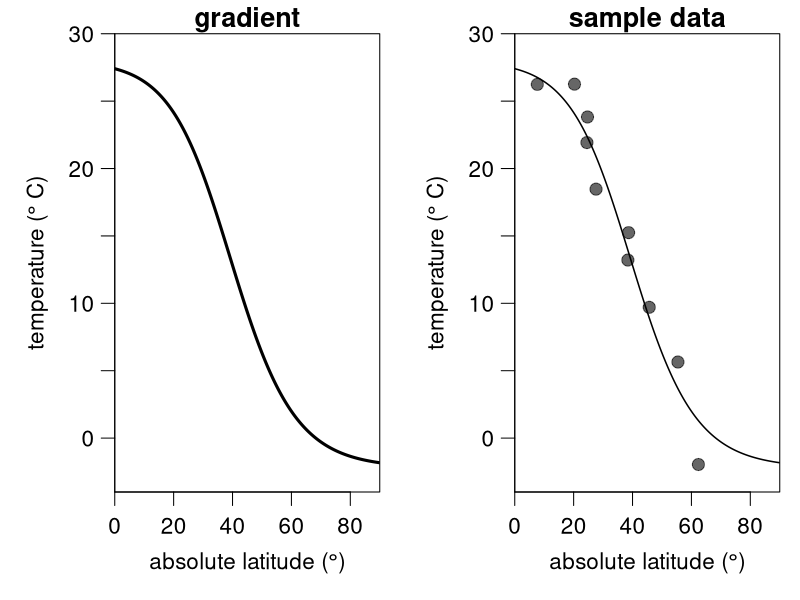
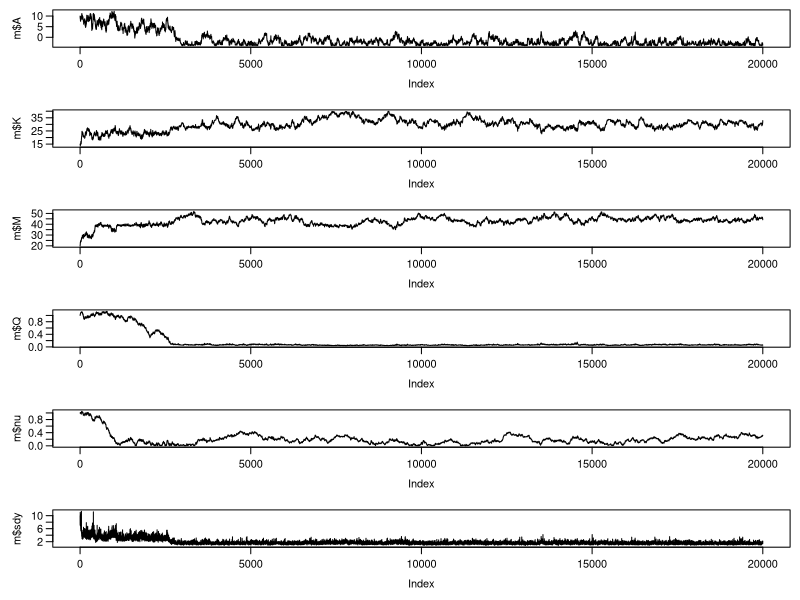

R code for these plots, in order: (Note: this script raises an error after producing the figures.)
## ---- chunk 1
knitr::opts_chunk$set(echo = TRUE)
## ---- chunk 2
gradient <- function(x, coeff, sd) {
  A = coeff[1]
  K = coeff[2]
  M = coeff[3]
  Q = coeff[4]
  nu = coeff[5]
  return(A + max(c(K-A,0))/((1+(nu*exp(Q*(x-M))))^(1/nu)) + rnorm(length(x),0,sd))
}
## ---- chunk 3
set.seed(10)
sample_lat <- runif(10,0,90)
sample_data <- data.frame(
  x = sample_lat, 
  y = gradient(x = sample_lat, coeff = c(-2.2, 28, 39.1, 0.1, 1.2), sd = 2))
## ---- chunk 4
layout(matrix(c(1,2), nrow = 1, ncol = 2, byrow = TRUE))

par(mar = c(4,4.25,1.25,0.75), las = 1, mgp = c(2.25,0.75,0), cex = 1.35)
latitude <- seq(0,90,by=0.2)
temperature <- gradient(x = latitude, coeff = c(-2.2, 28, 39.1, 0.1, 1.2), sd = 0)
plot(latitude, temperature, type = "l", lwd = 3, ylim = c(-4,30), xlab = expression ("absolute latitude ("*degree*")"), yaxt = "n", ylab = expression("temperature ("*degree~"C)"), yaxs = "i", xaxs = "i",
     xlim = c(0,90), main = "gradient")
axis(2,seq(-5,30,5),c(NA,0,NA,10,NA,20,NA,30))


plot(latitude, temperature, type = "l", lwd = 1.5, ylim = c(-4,30), xlab = expression ("absolute latitude ("*degree*")"), yaxt = "n", ylab = expression("temperature ("*degree~"C)"), yaxs = "i", xaxs = "i",
     xlim = c(0,90), main = "sample data")
points(sample_data$x, sample_data$y,  pch = 19, cex = 1.2, col = rgb(0,0,0,0.6), xpd = T)
axis(2,seq(-5,30,5),c(NA,0,NA,10,NA,20,NA,30))
## ---- chunk 5
loglik <- function(x, y,  coeff, sdy) {
  A = coeff[1]
  K = coeff[2]
  M = coeff[3]
  Q = coeff[4]
  nu = coeff[5]
  pred = A + max(c(K-A,0))/((1+(nu*exp(Q*(x-M))))^(1/nu))
  return(sum(dnorm(y, mean = pred, sd = sdy, log = TRUE)))
}
## ---- chunk 6
logprior <- function(coeff) {
    return(sum(c(
    dunif(coeff[1], -4, 40, log = TRUE),
    dunif(coeff[2], -4, 40, log = TRUE),
    dnorm(coeff[3], 45, 10, log = TRUE),
    dgamma(coeff[4], 0.2, 0.2, log = TRUE),
    dgamma(coeff[5], 1, 1, log = TRUE))))
}
## ---- chunk 7
logposterior <- function(x, y, coeff, sdy){
  return (loglik(x, y, coeff, sdy) + logprior(coeff))
}
## ---- chunk 8
MH_propose <- function(coeff, proposal_sd){
  return(rnorm(5,mean = coeff, sd= c(.5,.5,.5,0.01,0.01)))
}
## ---- chunk 9
run_MCMC <- function(x, y, coeff_inits, sdy_init, nIter){
  ### Initialisation
  coefficients = array(dim = c(nIter,5)) # set up array to store coefficients
  coefficients[1,] = coeff_inits # initialise coefficients
  sdy = rep(NA_real_,nIter) # set up vector to store sdy
  sdy[1] = sdy_init # intialise sdy
  A_sdy = 3 # parameter for the prior on the inverse gamma distribution of sdy
  B_sdy = 0.1 # parameter for the prior on the inverse gamma distribution of sdy
  n <- length(y)
  shape_sdy <- A_sdy+n/2 # shape parameter for the inverse gamma
  
  ### The MCMC loop
  for (i in 2:nIter){ 
    
    ## 1. Gibbs step to estimate sdy
    sdy[i] = sqrt(1/rgamma(1,shape_sdy,B_sdy+0.5*sum((y-gradient(x,coefficients[i-1,],0))^2)))
    
    ## 2. Metropolis-Hastings step to estimate the regression coefficients
    proposal = MH_propose(coefficients[i-1,]) # new proposed values
    if(any(proposal[c(4,5)] <= 0)) HR = 0 else # Q and nu need to be >0
    # Hasting's ratio of the proposal
    HR = exp(logposterior(x = x, y = y, coeff = proposal, sdy = sdy[i]) -
                   logposterior(x = x, y = y, coeff = coefficients[i-1,], sdy = sdy[i]))
    # accept proposal with probability = min(HR,1)
    if (runif(1) < HR){ 
      coefficients[i,] = proposal
    # if proposal is rejected, keep the values from the previous iteration
    }else{
      coefficients[i,] = coefficients[i-1,]
    }
  } # end of the MCMC loop
  
  ###  Function output
  output = data.frame(A = coefficients[,1],
                      K = coefficients[,2],
                      M = coefficients[,3],
                      Q = coefficients[,4],
                      nu = coefficients[,5],
                      sdy = sdy)
  return(output)
}
## ---- chunk 10
m <- run_MCMC(x = sample_data$x, y = sample_data$y, coeff_inits = c(10,15,20,1,1), sdy_init = 10, nIter = 20000)
## ---- chunk 11
par(mar = c(4,4,0.75,0.75), las = 1, mgp = c(2.25,0.75,0), cex = 1.35)
layout(matrix(1:6, nrow = 6, ncol = 1, byrow = TRUE))
plot(m$A,type = "l")
plot(m$K,type = "l")
plot(m$M,type = "l")
plot(m$Q,type = "l")
plot(m$nu,type = "l")
plot(m$sdy,type = "l")

## ---- chunk 12
burnin <- 1:10000
latseq <- seq(0,90,0.2)
par(mar = c(4,4.25,1.25,0.75), las = 1, mgp = c(2.25,0.75,0), cex = 1.35)

plot(latitude, temperature, type = "l", lwd = 1.5, ylim = c(-4,30), xlab = expression ("absolute latitude ("*degree*")"), yaxt = "n", ylab = expression("temperature ("*degree~"C)"), yaxs = "i", xaxs = "i",
     xlim = c(0,90))
points(sample_data$x, sample_data$y,  pch = 19, cex = 1.2, col = rgb(0,0,0,0.6), xpd = T)
points(latseq, gradient(x = latseq, coeff = apply(m[-burnin,1:5],2,mean), sd = 0), type = "l", lwd = 3, col = rgb(0.9,0,0,0.75))
axis(2,seq(-5,30,5),c(NA,0,NA,10,NA,20,NA,30))


